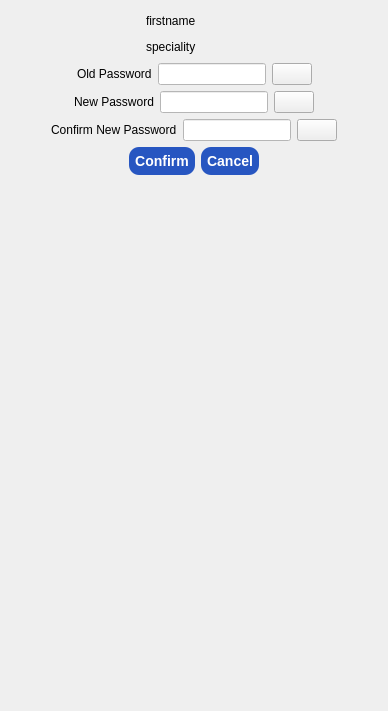
                 <widget class="QWidget" name="profile_page">
                  <layout class="QVBoxLayout" name="verticalLayout_42">
                   <item>
                    <layout class="QHBoxLayout" name="horizontalLayout_78">
                     <item>
                      <spacer name="horizontalSpacer_97">
                       <property name="orientation">
                        <enum>Qt::Horizontal</enum>
                       </property>
                       <property name="sizeHint" stdset="0">
                        <size>
                         <width>40</width>
                         <height>20</height>
                        </size>
                       </property>
                      </spacer>
                     </item>
                     <item>
                      <layout class="QHBoxLayout" name="horizontalLayout_62">
                       <item>
                        <widget class="QLabel" name="doctor_profile_2">
                         <property name="text">
                          <string/>
                         </property>
                         <property name="pixmap">
                          <pixmap resource="images.qrc">:/static/icons8-user-48.png</pixmap>
                         </property>
                        </widget>
                       </item>
                       <item>
                        <layout class="QVBoxLayout" name="verticalLayout_22">
                         <item>
                          <layout class="QHBoxLayout" name="horizontalLayout_44">
                           <item>
                            <widget class="QLabel" name="fullName_profile">
                             <property name="text">
                              <string>firstname</string>
                             </property>
                            </widget>
                           </item>
                           <item>
                            <spacer name="horizontalSpacer_101">
                             <property name="orientation">
                              <enum>Qt::Horizontal</enum>
                             </property>
                             <property name="sizeHint" stdset="0">
                              <size>
                               <width>40</width>
                               <height>20</height>
                              </size>
                             </property>
                            </spacer>
                           </item>
                          </layout>
                         </item>
                         <item>
                          <layout class="QHBoxLayout" name="horizontalLayout_58">
                           <item>
                            <widget class="QLabel" name="speciality_profile">
                             <property name="text">
                              <string>speciality</string>
                             </property>
                            </widget>
                           </item>
                           <item>
                            <spacer name="horizontalSpacer_90">
                             <property name="orientation">
                              <enum>Qt::Horizontal</enum>
                             </property>
                             <property name="sizeHint" stdset="0">
                              <size>
                               <width>40</width>
                               <height>20</height>
                              </size>
                             </property>
                            </spacer>
                           </item>
                          </layout>
                         </item>
                        </layout>
                       </item>
                      </layout>
                     </item>
                     <item>
                      <spacer name="horizontalSpacer_98">
                       <property name="orientation">
                        <enum>Qt::Horizontal</enum>
                       </property>
                       <property name="sizeHint" stdset="0">
                        <size>
                         <width>40</width>
                         <height>20</height>
                        </size>
                       </property>
                      </spacer>
                     </item>
                    </layout>
                   </item>
                   <item>
                    <layout class="QHBoxLayout" name="horizontalLayout_60">
                     <item>
                      <spacer name="horizontalSpacer_93">
                       <property name="orientation">
                        <enum>Qt::Horizontal</enum>
                       </property>
                       <property name="sizeHint" stdset="0">
                        <size>
                         <width>40</width>
                         <height>20</height>
                        </size>
                       </property>
                      </spacer>
                     </item>
                     <item>
                      <widget class="QLabel" name="label_57">
                       <property name="text">
                        <string>Old Password</string>
                       </property>
                      </widget>
                     </item>
                     <item>
                      <widget class="QLineEdit" name="old_password">
                       <property name="styleSheet">
                        <string notr="true">background-color: rgb(255, 255, 255);</string>
                       </property>
                       <property name="echoMode">
                        <enum>QLineEdit::Password</enum>
                       </property>
                      </widget>
                     </item>
                     <item>
                      <widget class="QPushButton" name="show_old_password">
                       <property name="text">
                        <string/>
                       </property>
                       <property name="icon">
                        <iconset resource="images.qrc">
                         <normaloff>:/static/eye.png</normaloff>:/static/eye.png</iconset>
                       </property>
                       <property name="iconSize">
                        <size>
                         <width>20</width>
                         <height>20</height>
                        </size>
                       </property>
                      </widget>
                     </item>
                     <item>
                      <spacer name="horizontalSpacer_94">
                       <property name="orientation">
                        <enum>Qt::Horizontal</enum>
                       </property>
                       <property name="sizeHint" stdset="0">
                        <size>
                         <width>40</width>
                         <height>20</height>
                        </size>
                       </property>
                      </spacer>
                     </item>
                    </layout>
                   </item>
                   <item>
                    <layout class="QHBoxLayout" name="horizontalLayout_59">
                     <item>
                      <spacer name="horizontalSpacer_95">
                       <property name="orientation">
                        <enum>Qt::Horizontal</enum>
                       </property>
                       <property name="sizeHint" stdset="0">
                        <size>
                         <width>40</width>
                         <height>20</height>
                        </size>
                       </property>
                      </spacer>
                     </item>
                     <item>
                      <widget class="QLabel" name="label_58">
                       <property name="text">
                        <string>New Password</string>
                       </property>
                      </widget>
                     </item>
                     <item>
                      <widget class="QLineEdit" name="new_password">
                       <property name="styleSheet">
                        <string notr="true">background-color: rgb(255, 255, 255);</string>
                       </property>
                       <property name="echoMode">
                        <enum>QLineEdit::Password</enum>
                       </property>
                      </widget>
                     </item>
                     <item>
                      <widget class="QPushButton" name="show_new_password">
                       <property name="text">
                        <string/>
                       </property>
                       <property name="icon">
                        <iconset resource="images.qrc">
                         <normaloff>:/static/eye.png</normaloff>:/static/eye.png</iconset>
                       </property>
                       <property name="iconSize">
                        <size>
                         <width>20</width>
                         <height>20</height>
                        </size>
                       </property>
                      </widget>
                     </item>
                     <item>
                      <spacer name="horizontalSpacer_96">
                       <property name="orientation">
                        <enum>Qt::Horizontal</enum>
                       </property>
                       <property name="sizeHint" stdset="0">
                        <size>
                         <width>40</width>
                         <height>20</height>
                        </size>
                       </property>
                      </spacer>
                     </item>
                    </layout>
                   </item>
                   <item>
                    <layout class="QHBoxLayout" name="horizontalLayout_94">
                     <item>
                      <spacer name="horizontalSpacer_57">
                       <property name="orientation">
                        <enum>Qt::Horizontal</enum>
                       </property>
                       <property name="sizeHint" stdset="0">
                        <size>
                         <width>40</width>
                         <height>20</height>
                        </size>
                       </property>
                      </spacer>
                     </item>
                     <item>
                      <widget class="QLabel" name="label_62">
                       <property name="text">
                        <string>Confirm New Password</string>
                       </property>
                      </widget>
                     </item>
                     <item>
                      <widget class="QLineEdit" name="confirm_new_password">
                       <property name="styleSheet">
                        <string notr="true">background-color: rgb(255, 255, 255);</string>
                       </property>
                       <property name="echoMode">
                        <enum>QLineEdit::Password</enum>
                       </property>
                      </widget>
                     </item>
                     <item>
                      <widget class="QPushButton" name="show_confirm_password">
                       <property name="text">
                        <string/>
                       </property>
                       <property name="icon">
                        <iconset resource="images.qrc">
                         <normaloff>:/static/eye.png</normaloff>:/static/eye.png</iconset>
                       </property>
                       <property name="iconSize">
                        <size>
                         <width>20</width>
                         <height>20</height>
                        </size>
                       </property>
                      </widget>
                     </item>
                     <item>
                      <spacer name="horizontalSpacer_58">
                       <property name="orientation">
                        <enum>Qt::Horizontal</enum>
                       </property>
                       <property name="sizeHint" stdset="0">
                        <size>
                         <width>40</width>
                         <height>20</height>
                        </size>
                       </property>
                      </spacer>
                     </item>
                    </layout>
                   </item>
                   <item>
                    <layout class="QHBoxLayout" name="horizontalLayout_61">
                     <item>
                      <spacer name="horizontalSpacer_91">
                       <property name="orientation">
                        <enum>Qt::Horizontal</enum>
                       </property>
                       <property name="sizeHint" stdset="0">
                        <size>
                         <width>40</width>
                         <height>20</height>
                        </size>
                       </property>
                      </spacer>
                     </item>
                     <item>
                      <widget class="QPushButton" name="confirm_button">
                       <property name="styleSheet">
                        <string notr="true">QPushButton#confirm_button {
	background-color: rgb(39, 86, 193);
	color: white;
	padding: 6px;
	border-radius: 10px;
    font: bold 14px;
}
QPushButton#confirm_button:hover {
    background-color: black;
	color: white;
    border-style: inset;
}</string>
                       </property>
                       <property name="text">
                        <string>Confirm</string>
                       </property>
                      </widget>
                     </item>
                     <item>
                      <widget class="QPushButton" name="cancel_button">
                       <property name="styleSheet">
                        <string notr="true">QPushButton#cancel_button {
	background-color: rgb(39, 86, 193);
	color: white;
	padding: 6px;
	border-radius: 10px;
    font: bold 14px;
}
QPushButton#cancel_button:hover {
    background-color: black;
	color: white;
    border-style: inset;
}</string>
                       </property>
                       <property name="text">
                        <string>Cancel</string>
                       </property>
                      </widget>
                     </item>
                     <item>
                      <spacer name="horizontalSpacer_92">
                       <property name="orientation">
                        <enum>Qt::Horizontal</enum>
                       </property>
                       <property name="sizeHint" stdset="0">
                        <size>
                         <width>40</width>
                         <height>20</height>
                        </size>
                       </property>
                      </spacer>
                     </item>
                    </layout>
                   </item>
                   <item>
                    <spacer name="verticalSpacer_16">
                     <property name="orientation">
                      <enum>Qt::Vertical</enum>
                     </property>
                     <property name="sizeHint" stdset="0">
                      <size>
                       <width>20</width>
                       <height>525</height>
                      </size>
                     </property>
                    </spacer>
                   </item>
                  </layout>
                 </widget>
